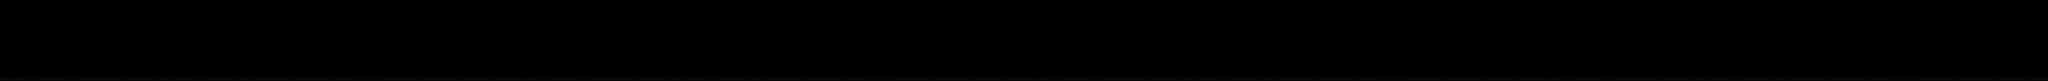

This is a level from a 2D game, rendered from its Tiled map with the project's own tilesets. A one-line summary and the map file follow, with tile-layer data summarised:
An orthogonal 500x20 tile map with 32x32 px tiles, 1 tile layer (Tile Layer 1).

<map version="1.2" tiledversion="1.3.1" orientation="orthogonal" renderorder="right-down" compressionlevel="-1" width="500" height="20" tilewidth="32" tileheight="32" infinite="0" nextlayerid="2" nextobjectid="1">
 <tileset firstgid="1" name="blocks" tilewidth="32" tileheight="32" tilecount="16" columns="4">
  <image source="blocks.png" width="128" height="128" />
 </tileset>
 <layer id="1" name="Tile Layer 1" width="500" height="20">
  <data>[10000 cells, 500 non-empty, 1 distinct tile ids]</data>
 </layer>
</map>
